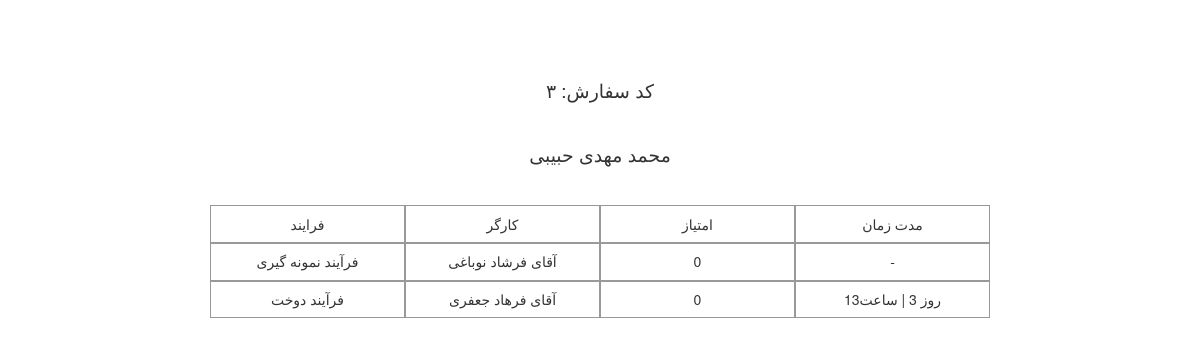
/reserve/printLofOfPForm/3/, run on the app's committed database.
### ReserveForm/models.py (models this page shows, shortened)
class ReserveForm(models.Model):
    customer = models.ForeignKey(Customer, verbose_name='مشتری', )
    tarh = models.ImageField(upload_to='tarh/', verbose_name='طرح', blank=True, null=True)
    serviceTarh = models.ManyToManyField('ServiceTarh', verbose_name='خدمات طرح', blank=True)
    hasParche = models.BooleanField(verbose_name='پارچه دارد',)
    parche = models.ForeignKey('Parche',verbose_name='پارچه', blank=True, null=True)
    parcheWidth = models.IntegerField(verbose_name='عرض پارچه', blank=True, null=True)
    parcheHeight = models.IntegerField(verbose_name='طول پارچه', blank=True, null=True)
    number = models.IntegerField(verbose_name='تعداد', blank=True, null=True)
    typeChap = models.ForeignKey('Chap', verbose_name='چاپ', blank=True, null=True)
    dookht = models.ForeignKey('Dookht', verbose_name='دوخت', blank=True, null=True,)
    hasLabel = models.BooleanField(verbose_name='لیبل دارد', )
    otherServices = models.ManyToManyField('OtherServices', verbose_name='سایر خدمات', blank=True)
    reserveDay = models.IntegerField(choices=dayChoice, verbose_name='روز', blank=True, null=True)
    reserveMonth = models.IntegerField(choices=monthChoice, verbose_name='ماه', blank=True, null=True)
    reserveYear = models.IntegerField(verbose_name='سال', blank=True, null=True)
    deliveryDay = models.IntegerField(choices=dayChoice, verbose_name='روز', blank=True, null=True)
    deliveryMonth = models.IntegerField(choices=monthChoice, verbose_name='ماه', blank=True, null=True)
    deliveryYear = models.IntegerField(verbose_name='سال', blank=True, null=True)
    description = models.TextField(verbose_name='توضیح', blank=True, null=True)
    process = models.ForeignKey('Process', verbose_name='فرایند', blank=True, null=True, default=2)
    class Meta:
        verbose_name = "سفارش"
        verbose_name_plural = "سفارش"

class ProcessFormKargar(models.Model):
    process = models.ForeignKey(Process, verbose_name='فرایند',)
    kargar = models.ForeignKey(Kargar, verbose_name='کارگر',)
    form = models.ForeignKey(ReserveForm, verbose_name='کد سفارش',)
    rate = models.IntegerField(verbose_name='امتیاز کارگر', null=True, blank=True, default=0)
    startDay = models.IntegerField(choices=dayChoice, verbose_name='روز شروع', blank=True, null=True)
    startMonth = models.IntegerField(choices=monthChoice, verbose_name='ماه شروع', blank=True, null=True)
    startYear = models.IntegerField(choices=yearChoice, verbose_name='سال شروع', blank=True, null=True)
    endDay = models.IntegerField(choices=dayChoice, verbose_name='روز اتمام', blank=True, null=True)
    endMonth = models.IntegerField(choices=monthChoice, verbose_name='ماه اتمام', blank=True, null=True)
    endYear = models.IntegerField(choices=yearChoice, verbose_name='سال اتمام', blank=True, null=True)
    startDateTime = models.DateTimeField(null=True, blank=True)
    endDateTime = models.DateTimeField(null=True, blank=True)
    class Meta:
        verbose_name = 'وضعیت سفارش'
        verbose_name_plural = 'وضعیت سفارش'
    def get_duration(self):
        if self.startDateTime is None or self.endDateTime is None:
            return '-'
        duration = self.endDateTime - self.startDateTime
        hours, reminder = divmod(duration.seconds, 3600)
        return 'روز' + '\t' + str(duration.days) + ' | ' +     'ساعت' + str(hours)

class Process(models.Model):
    name = models.CharField(max_length=100, verbose_name='نام',)
    class Meta:
        verbose_name = 'فرایند'
        verbose_name_plural = 'فرایند'

### UserManager/models.py (models this page shows, shortened)
class Customer(models.Model):
    user = models.OneToOneField(User,)
    username = models.CharField(max_length=100)
    name = models.CharField(max_length=100, null=True, verbose_name='نام')
    phoneNumber = models.CharField(max_length=50, verbose_name='شماره تلفن همراه',)
    email = models.EmailField(verbose_name='ایمیل',)
    moaref = models.CharField(max_length=200, verbose_name='نام معرف',)
    workPhoneNumber = models.CharField(max_length=50, verbose_name='تلفن محل کار',)
    address = models.TextField(verbose_name='آدرس',)
    companyName = models.CharField(verbose_name='نام شرکت', max_length=100)
    class Meta:
        verbose_name = 'مشتری'
        verbose_name_plural = 'مشتری'

class Kargar(models.Model):
    name = models.CharField(max_length=200, verbose_name='نام',)
    class Meta:
        verbose_name = 'کارگر'
        verbose_name_plural = 'کارگر'

### ReserveForm/views.py (the view)
# urls.py: url(r'^printLofOfPForm/(?P<id>[0-9]+)/', view=views.printLogOfProcessOfReserveform, name='PrintLofOfProcessOfRserveForm'),
def printLogOfProcessOfReserveform(request, id):
    form = ReserveForm.objects.get(id=id)
    context = {'form':form, 'processes':form.processformkargar_set}
    return render(request, 'printLogOfProcess.html', context=context)

### ReserveForm/templatetags/toPersian.py (called while the page is built, shortened)
@register.filter
def IntegerToPersian(number):
    if number is None:
        return None
    if number==0:
        return '۰'
    persian_number = ''
    while(number>=1):
        digit = number%10
        persian_number = toPersianDigit(digit)+persian_number
        number = int(number/10)
    return persian_number

def toPersianDigit(digit):
    if digit is None:
        return None
    if digit==1:
        return '۱'
    if digit==2:
        return '۲'
    if digit==3:
        return '۳'

### templates/printLogOfProcess.html (shortened to what this page needs)
<!DOCTYPE html>
{% load toPersian %}
{% load static %}
<html lang="en">
<head>
    <link href="{% static 'bootstrap-3.3.7-dist/css/bootstrap.min.css' %}" type="text/css" rel="stylesheet">
    <link href="{% static 'css/printLogOfProcess.css' %}" type="text/css" rel="stylesheet">
</head>
<body>
<div id="main-content-wrapper" class="container">
    <div id="form-code">
        {{ form.id|IntegerToPersian }} :کد سفارش
    </div>
    <div id="customer-name">
        {{ form.customer.name }}
    </div>
    <div class="row">
        <div class="col-md-2 col-sm-2 col-lg-2 col-xs-2 col-xs-offset-2 col-md-offset-2 cell center-horizontally">
            فرایند
        </div>
        <div class="col-md-2 col-sm-2 col-lg-2 col-xs-2 cell center-horizontally">
کارگر
        </div>
        <div class="col-md-2 col-sm-2 col-lg-2 col-xs-2 cell center-horizontally">
امتیاز
        </div>
        <div class="col-md-2 col-sm-2 col-lg-2 col-xs-2 cell center-horizontally">
مدت زمان
        </div>
    </div>
    {% for process in processes.all %}
        <div class="row">
            <div class="col-md-2 col-xs-2 col-xs-offset-2 col-md-offset-2 cell center-horizontally">
{{ process.process.name }}
            </div>
            <div class="col-md-2 col-xs-2 cell center-horizontally">
{{ process.kargar.name }}
            </div>
            <div class="col-md-2 col-xs-2 cell center-horizontally">
{{ process.rate }}
            </div>
            <div class="col-md-2 col-xs-2 cell center-horizontally">
{{ process.get_duration }}
            </div>
        </div>
    {% endfor %}
</div>
</body>
</html>

### static/css/printLogOfProcess.css (style rules this page uses)
#main-content-wrapper { padding-top: 2cm; }
.center-horizontally { text-align: center; }
.cell { border: solid 1px #999999; height: 1cm; padding-top: 0.2cm; }
#customer-name { text-align: center; margin-bottom: 1cm; font-size: 0.5cm; }
#form-code { text-align: center; margin-bottom: 1cm; font-size: 0.5cm; }

### data on the page
ReserveForm: id|IntegerToPersian "۳", customer.name "محمد مهدی حبیبی"
ProcessFormKargar: process.name "فرآیند نمونه گیری", kargar.name "آقای فرشاد نوباغی", rate "0", get_duration "-"
ProcessFormKargar: process.name "فرآیند دوخت", kargar.name "آقای فرهاد جعفری", rate "0", get_duration "روز 3 | ساعت13"
